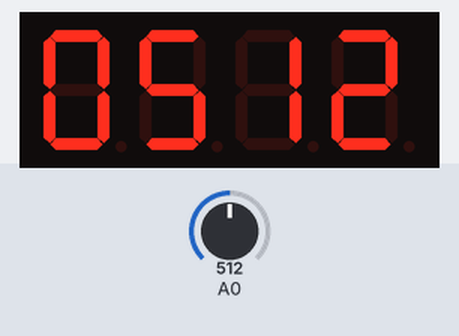
The sketch below on a simulated Arduino Uno, built with avr-gcc and run on an emulated ATmega328P. On the bench: 4-digit seven-segment display. Inputs (shaded band) come from the test bench; at power-on: A0 = 512.

Above: at 1.2 s.
1.3 s: A0 set to 716
At 1.7 s:
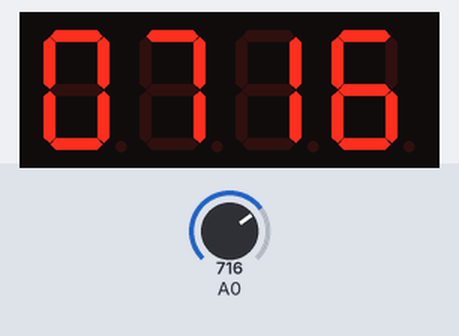
2.9 s: A0 set to 900
At 4.2 s:
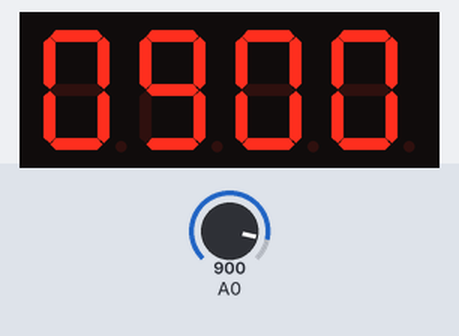
4.5 s: A0 set to 1023
At 5.4 s:
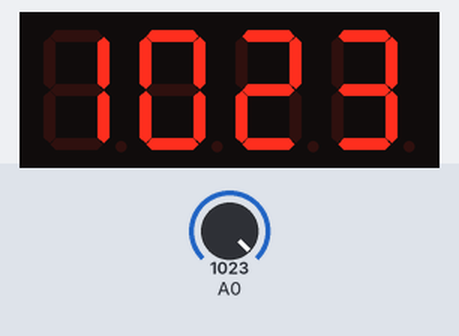
Timing chart, 0 to 7.5 s (numbered marks = the images above; inputs shaded):
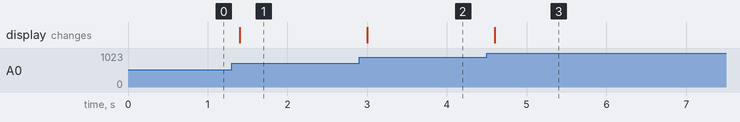

The sketch:

PhotoDiode7Seg.ino
```cpp
#include <ADCTouch.h>

/*
   Using a photo diode with a simple 4-diigit 7-segment output
 */

#include "SevSeg.h"
SevSeg sevseg; //Instantiate a seven segment controller object

void setup() {
  byte numDigits = 4;
  byte digitPins[] = {5,4,3,2};
  byte segmentPins[] = {6, 7, 8, 9, 10, 11, 12, 13};
  bool resistorsOnSegments = false; // 'false' means resistors are on digit pins
  byte hardwareConfig = COMMON_CATHODE; // See README.md for options
  bool updateWithDelays = false; // Default. Recommended
  bool leadingZeros = false; // Use 'true' if you'd like to keep the leading zeros

  sevseg.begin(hardwareConfig, numDigits, digitPins, segmentPins, resistorsOnSegments, updateWithDelays, leadingZeros);
  sevseg.setBrightness(30);
}

void loop() {
  static unsigned long timer = millis();
  static int deciSeconds = 0;

  if (millis() >= timer) {
    timer += 200;
    //sevseg.setNumber(ADCTouch.read(A0,10), 4);
    sevseg.setNumber(analogRead(A0),4);
  }
  //delay(50);
  sevseg.refreshDisplay(); // Must run repeatedly

}

/// END ///
```

Measured:
- after the input at 1.3 s, the display: changes after 0.10 s (image 1)
- after the input at 2.9 s, the display: changes after 0.10 s (image 2)
- after the input at 4.5 s, the display: changes after 0.10 s (image 3)
